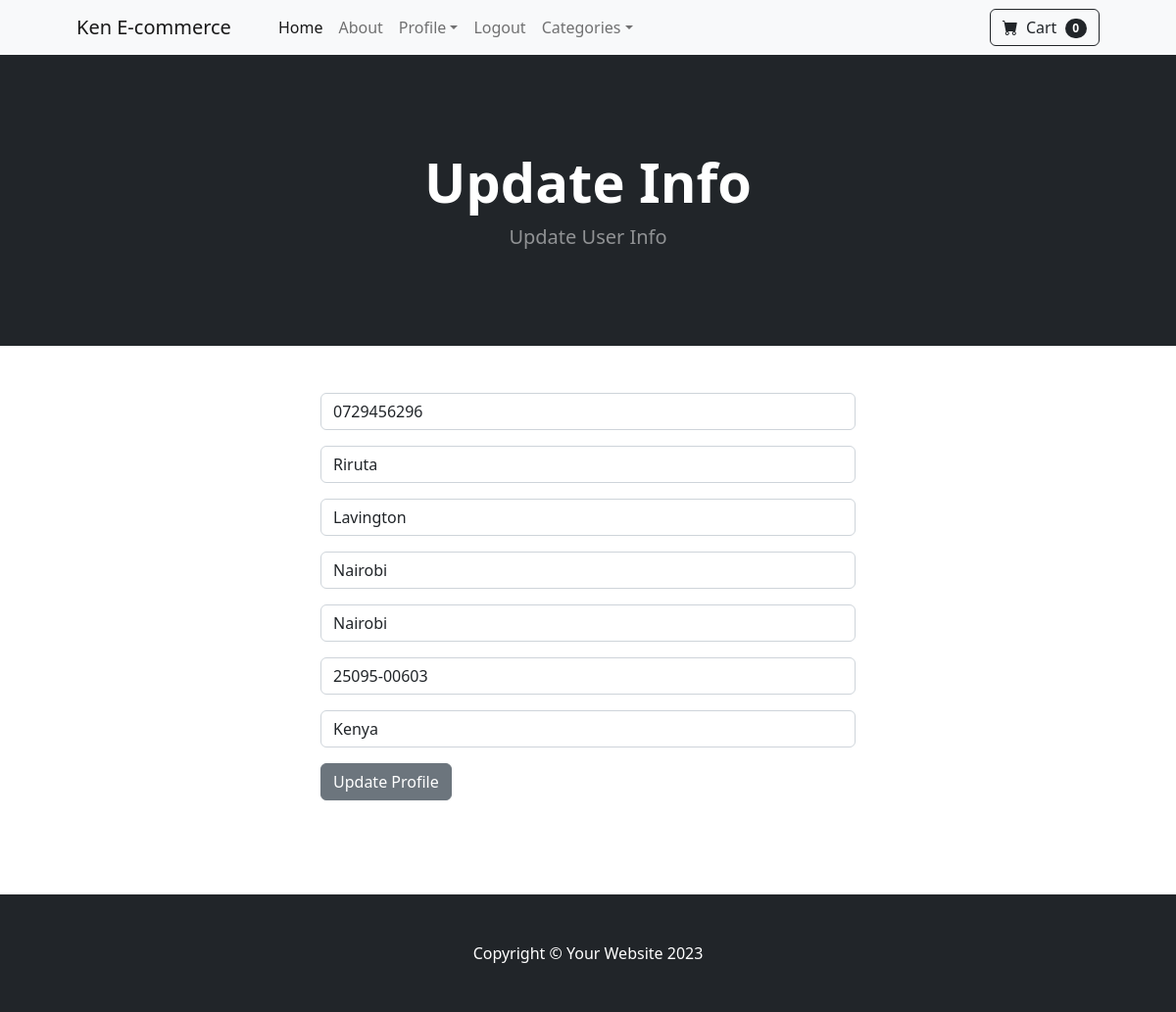
/update_info/ (signed in), run on the app's committed database.
### store/models.py (models this page shows, shortened)
class Profile(models.Model):
	user = models.OneToOneField(User, on_delete=models.CASCADE)
	date_modified = models.DateTimeField(User, auto_now=True)
	phone = models.CharField(max_length=20, blank=True)
	address1 = models.CharField(max_length=200, blank=True)
	address2 = models.CharField(max_length=200, blank=True)
	city = models.CharField(max_length=200, blank=True)
	county = models.CharField(max_length=200, blank=True)
	pobox = models.CharField(max_length=200, blank=True)
	country = models.CharField(max_length=200, blank=True)

### store/views.py (the view)
# urls.py: path('update_info/', views.update_info, name='update_info'),
def update_info(request):
	if request.user.is_authenticated:
		current_user = Profile.objects.get(user__id=request.user.id)
		form = UserInfoForm(request.POST or None, instance=current_user)
		if form.is_valid():
			form.save()
			messages.success(request, "Your Info Has Been Updated")
			return redirect('home')
		return render(request, "update_info.html", {"form": form})
	else:
		messages.success(request, "You Must Be Logged In to Access That Page.")
		return redirect('home')

### store/forms.py
class UserInfoForm(forms.ModelForm):
	phone = forms.CharField(label="", widget=forms.TextInput(attrs={'class':'form-control', 'placeholder':'Phone'}), required=False)
	address1 = forms.CharField(label="", widget=forms.TextInput(attrs={'class':'form-control', 'placeholder':'Address 1'}), required=False)
	address2 = forms.CharField(label="", widget=forms.TextInput(attrs={'class':'form-control', 'placeholder':'Address 2'}), required=False)
	city = forms.CharField(label="", widget=forms.TextInput(attrs={'class':'form-control', 'placeholder':'City'}), required=False)
	county = forms.CharField(label="", widget=forms.TextInput(attrs={'class':'form-control', 'placeholder':'County'}), required=False)
	pobox = forms.CharField(label="", widget=forms.TextInput(attrs={'class':'form-control', 'placeholder':'P. O. Box'}), required=False)
	country = forms.CharField(label="", widget=forms.TextInput(attrs={'class':'form-control', 'placeholder':'Country'}), required=False)
	class Meta:
		model = Profile
		fields = ('phone', 'address1', 'address2', 'city', 'county', 'pobox', 'country')

### cart/cart.py (called while the page is built)
	def __len__(self):
		return len(self.cart)

### cart/context_processors.py (called while the page is built)
def cart(request):
	return {'cart': Cart(request)}

### store/templates/update_info.html (shortened to what this page needs)
{% extends 'base.html' %}
{% block content %}
<body>
    <header class="bg-dark py-5">
        <div class="container px-4 px-lg-5 my-5">
            <div class="text-center text-white">
                <h1 class="display-4 fw-bolder">Update Info</h1>
                <p class="lead fw-normal text-white-50 mb-0">Update User Info
            </div>
        </div>
    </header>
    <div class="container">
    	<div class="row">
    		<div class="col-md-6 offset-md-3">
                <br><br>
                <form method="POST" action="{% url 'update_info' %}">
                    {{ form.as_p }}
                    <button type="submit" class="btn btn-secondary">Update Profile</button>
                </form>
                <br><br>
                <br><br>
    		</div>
    	</div>
    </div>
{% endblock %}

### data on the page
Profile: phone "0729456296", address1 "Riruta", address2 "Lavington", city "Nairobi", county "Nairobi", pobox "25095-00603", country "Kenya"

### other printed values
{{ cart|length }} "0"
